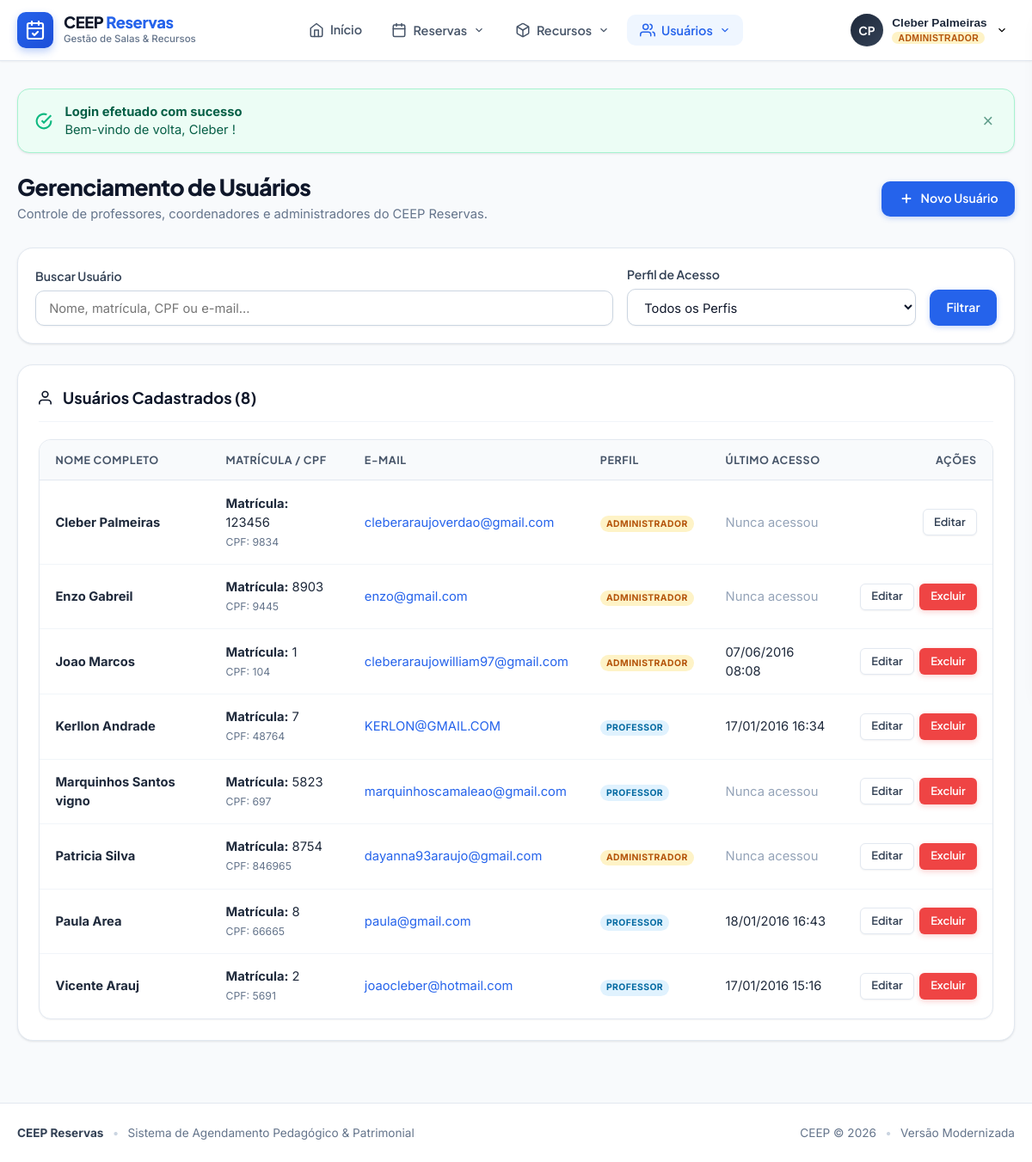
The app's page /view-paginated.php (signed in), older data.
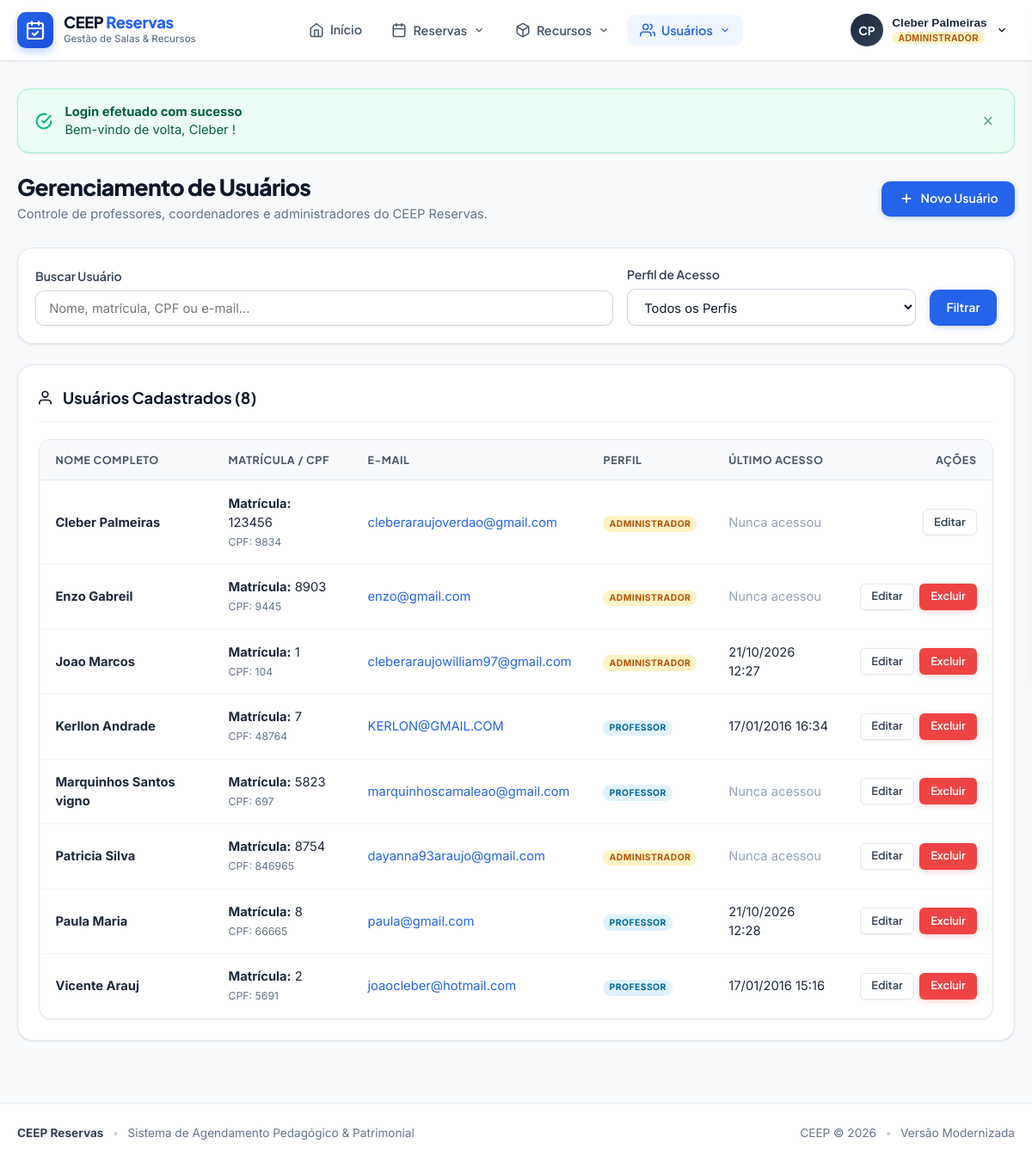
The same page, newer data.
### tables this page shows
CREATE TABLE usuarios (
    usuario_id INTEGER PRIMARY KEY AUTOINCREMENT,
    nome TEXT NOT NULL DEFAULT '',
    sobrenome TEXT DEFAULT '',
    cpf TEXT NOT NULL DEFAULT '',
    matricula INTEGER NOT NULL,
    email TEXT NOT NULL DEFAULT '',
    tipo TEXT NOT NULL DEFAULT '',
    senha TEXT NOT NULL DEFAULT '',
    nivel_usuario TEXT NOT NULL DEFAULT '0',
    data_cadastro TEXT NOT NULL DEFAULT '0000-00-00 00:00:00',
    data_ultimo_login TEXT NOT NULL DEFAULT '0000-00-00 00:00:00',
    ativado TEXT NOT NULL DEFAULT '0'
);

### view-paginated.php (the view, shortened to what the changed rows need)
<?php
require_once __DIR__ . '/core/bootstrap.php';
$params = [];
$whereClauses = [];
$whereSql = !empty($whereClauses) ? "WHERE " . implode(" AND ", $whereClauses) : "";
try {
    $usuarios = DB::fetchAll(
        "SELECT * FROM usuarios {$whereSql} ORDER BY nome ASC",
        $params
    );
} catch (Throwable $t) {
    error_log('Erro ao listar usuários: ' . $t->getMessage());
    $usuarios = [];
}
?>
<div class="page-header animate-slide-in">
    <div>
        <h1 class="page-title">Gerenciamento de Usuários</h1>
    </div>
</div>
<div class="card animate-slide-in">
    <div class="card-header">
        <h2 class="card-title">
            <svg width="20" height="20" viewBox="0 0 24 24" fill="none" stroke="currentColor" stroke-width="2"><path d="M17 21v-2a4 4 0 0 0-4-4H5a4 4 0 0 0-4 4v2"></path><circle cx="9" cy="7" r="4"></circle></svg>
            <span>Usuários Cadastrados (<?= count($usuarios) ?>)</span>
        </h2>
    </div>
    <?php if (empty($usuarios)): ?>
        <div class="empty-state">
            <div class="empty-state-icon">
                <svg width="32" height="32" viewBox="0 0 24 24" fill="none" stroke="currentColor" stroke-width="2"><path d="M17 21v-2a4 4 0 0 0-4-4H5a4 4 0 0 0-4 4v2"></path><circle cx="9" cy="7" r="4"></circle></svg>
            </div>
            <h3 class="empty-state-title">Nenhum usuário encontrado</h3>
            <p class="empty-state-desc">Tente alterar os termos da pesquisa ou cadastre um novo usuário no sistema.</p>
            <a href="formulario_cadastro.php" class="btn btn-primary">Adicionar Usuário</a>
        </div>
    <?php else: ?>
        <div class="table-responsive">
            <table class="ceep-table">
                <thead>
                    <tr>
                        <th>Nome Completo</th>
                        <th>Matrícula / CPF</th>
                        <th>E-mail</th>
                        <th>Perfil</th>
                        <th>Último Acesso</th>
                        <th style="text-align: right;">Ações</th>
                    </tr>
                </thead>
                <tbody>
                    <?php foreach ($usuarios as $u):
                        $isAdminUser = ($u['tipo'] === 'a');
                    ?>
                    <tr>
                        <td>
                            <strong><?= e(trim($u['nome'] . ' ' . ($u['sobrenome'] ?? ''))) ?></strong>
                        </td>
                        <td>
                            <div><strong>Matrícula:</strong> <?= e($u['matricula']) ?></div>
                            <small style="color: var(--slate-500);">CPF: <?= e($u['cpf']) ?></small>
                        </td>
                        <td>
                            <a href="mailto:<?= e($u['email']) ?>" style="color: var(--primary); text-decoration: none;">
                                <?= e($u['email']) ?>
                            </a>
                        </td>
                        <td>
                            <span class="user-role-badge <?= $isAdminUser ? 'badge-admin' : 'badge-prof' ?>">
                                <?= $isAdminUser ? 'Administrador' : 'Professor' ?>
                            </span>
                        </td>
                        <td>
                            <?php if (!empty($u['data_ultimo_login']) && $u['data_ultimo_login'] !== '0000-00-00 00:00:00'): ?>
                                <?= date('d/m/Y H:i', strtotime($u['data_ultimo_login'])) ?>
                            <?php else: ?>
                                <span style="color: var(--slate-400);">Nunca acessou</span>
                            <?php endif; ?>
                        </td>
                        <td style="text-align: right;">
                            <div style="display: inline-flex; gap: 0.4rem;">
                                <a href="editar_usuario.php?id=<?= urlencode($u['usuario_id']) ?>" class="btn btn-secondary btn-sm">
                                    Editar
                                </a>
                                <?php if ($u['usuario_id'] != $_SESSION['usuario_id']): ?>
                                <a
                                    href="delete.php?id=<?= urlencode($u['usuario_id']) ?>&csrf_token=<?= e(csrf_token()) ?>"
                                    class="btn btn-danger btn-sm"
                                    data-confirm="Atenção: excluir este usuário apagará todas as suas reservas cadastradas. Deseja continuar?"
                                >
                                    Excluir
                                </a>
                                <?php endif; ?>
                            </div>
                        </td>
                    </tr>
                    <?php endforeach; ?>
                </tbody>
            </table>
        </div>
    <?php endif; ?>
</div>

Row changes from the older to the newer data that the page shows:
changed usuarios "Joao Marcos": data_ultimo_login "07/06/2016 08:08" → "21/10/2026 12:27"
changed usuarios "paula@gmail.com": nome+sobrenome "Paula Area" → "Paula Maria"; data_ultimo_login "18/01/2016 16:43" → "21/10/2026 12:28"
